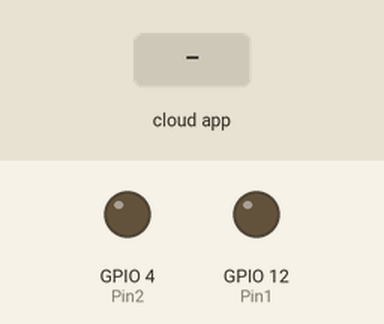
This sketch was run on a simulated ESP8266 (NodeMCU). Shown: output pins drawn as LEDs (lit = HIGH). Inputs (shaded band) come from the test bench. WiFi joins after 1.5 s; servers stay silent unless stated; what the sketch prints to the serial monitor is not drawn.

Above: at 2.7 s.
2.8 s: the phone or cloud app sets Yellow.Led to 255
At 3.1 s:
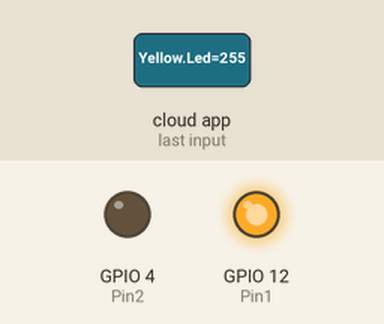
4.3 s: the phone or cloud app sets Green.Led to 255
At 5.4 s:
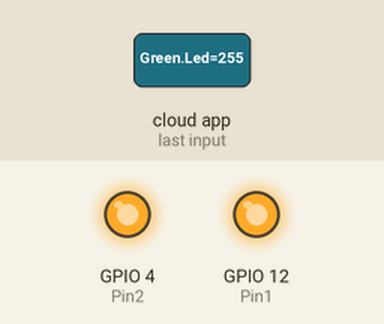
5.8 s: the phone or cloud app sets Yellow.Led to 0
At 6.5 s:
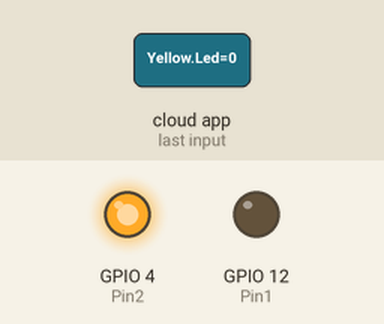
7.3 s: the phone or cloud app sets Green.Led to 0
At 7.7 s:
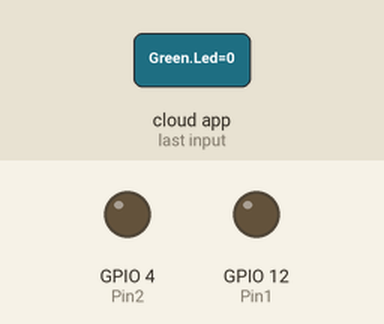
Timing chart, 0 to 9.8 s (numbered marks = the images above; inputs shaded):
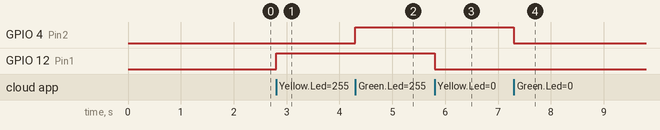

Measured:
- after the input at 2.8 s, GPIO 12 (Pin1): LOW → HIGH at once
- after the input at 4.3 s, GPIO 4 (Pin2): LOW → HIGH at once
- after the input at 5.8 s, GPIO 12 (Pin1): HIGH → LOW at once
- after the input at 7.3 s, GPIO 4 (Pin2): HIGH → LOW at once

The sketch:

Alexaonly_Relay.ino
```cpp
#include <ESP8266WiFi.h>
#include <Espalexa.h>
// define the GPIO connected with Relays
#define Pin1 12  //D1
#define Pin2 4 //D2


// prototypes
boolean connectWifi();

//callback functions
void firstLightChanged(uint8_t brightness);
void secondLightChanged(uint8_t brightness);


// WiFi Credentials
const char* ssid = "Anshu";
const char* password = "12345678";

// device names
String Device_1_Name = "Yellow Led";
String Device_2_Name = "Green Led";


boolean wifiConnected = false;

Espalexa espalexa;

void setup()
{
  Serial.begin(115200);

  pinMode(Pin1, OUTPUT);
  pinMode(Pin2, OUTPUT);

  // Initialise wifi connection
  wifiConnected = connectWifi();

  if (wifiConnected)
  {
    // Define your devices here.
    espalexa.addDevice(Device_1_Name, firstLightChanged); //simplest definition, default state off
    espalexa.addDevice(Device_2_Name, secondLightChanged);


    espalexa.begin();
  }
  else
  {
    while (1)
    {
      Serial.println("Cannot connect to WiFi. Please check data and reset the ESP.");
      delay(2500);
    }
  }
}

void loop()
{
  espalexa.loop();
  delay(1);
}

//our callback functions
void firstLightChanged(uint8_t brightness)
{
  //Control the device
  if (brightness == 255)
    {
      digitalWrite(Pin1, HIGH);
      Serial.println("Device1 ON");
    }
  else
  {
    digitalWrite(Pin1, LOW);
    Serial.println("Device1 OFF");
  }
}

void secondLightChanged(uint8_t brightness)
{
  //Control the device
  if (brightness == 255)
    {
      digitalWrite(Pin2, HIGH);
      Serial.println("Device2 ON");
    }
  else
  {
    digitalWrite(Pin2, LOW);
    Serial.println("Device2 OFF");
  }
}


// connect to wifi – returns true if successful or false if not
boolean connectWifi()
{
  boolean state = true;
  int i = 0;

  WiFi.mode(WIFI_STA);
  WiFi.begin(ssid, password);
  Serial.println("");
  Serial.println("Connecting to WiFi");

  // Wait for connection
  Serial.print("Connecting...");
  while (WiFi.status() != WL_CONNECTED) {
    delay(500);
    Serial.print(".");
    if (i > 20) {
      state = false; break;
    }
    i++;
  }
  Serial.println("");
  if (state) {
    Serial.print("Connected to ");
    Serial.println(ssid);
    Serial.print("IP address: ");
    Serial.println(WiFi.localIP());
  }
  else {
    Serial.println("Connection failed.");
  }
  return state;
}
```
